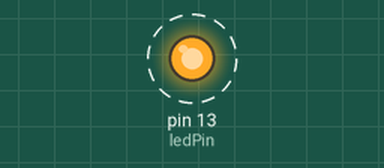
Bench run of a sketch on a simulated Arduino Uno, built with avr-gcc and run on an emulated ATmega328P. Parts: output pins drawn as LEDs (lit = HIGH). Dashed ring = blinking. What the sketch prints to the serial monitor is not drawn.

Above: at 3.5 s.
Timing chart, 0 to 7.6 s (numbered marks = the images above):
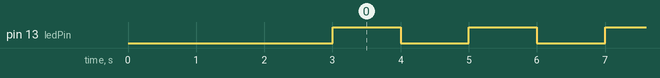

Measured:
- by itself, pin 13 (ledPin): alternates HIGH for 1.0 s and LOW for 1.0 s

The sketch:

simple_led_blink.ino
```cpp
#define ledPin LED_BUILTIN
// #define ledPin 16

void setup()
{
	// Debug console
	Serial.begin(115200);

	pinMode(ledPin,OUTPUT);

	delay(1000);

	Serial.println("");
	Serial.println("Boot iniciado.");
	delay(1000);
	Serial.println("Vou iniciar o Loop para piscar os leds.");
	delay(1000);
	Serial.println("Lá vai!");

}

void loop()
{
	digitalWrite(ledPin, HIGH);
	delay(1000);
	digitalWrite(ledPin, LOW);
	delay(1000);

}
```
